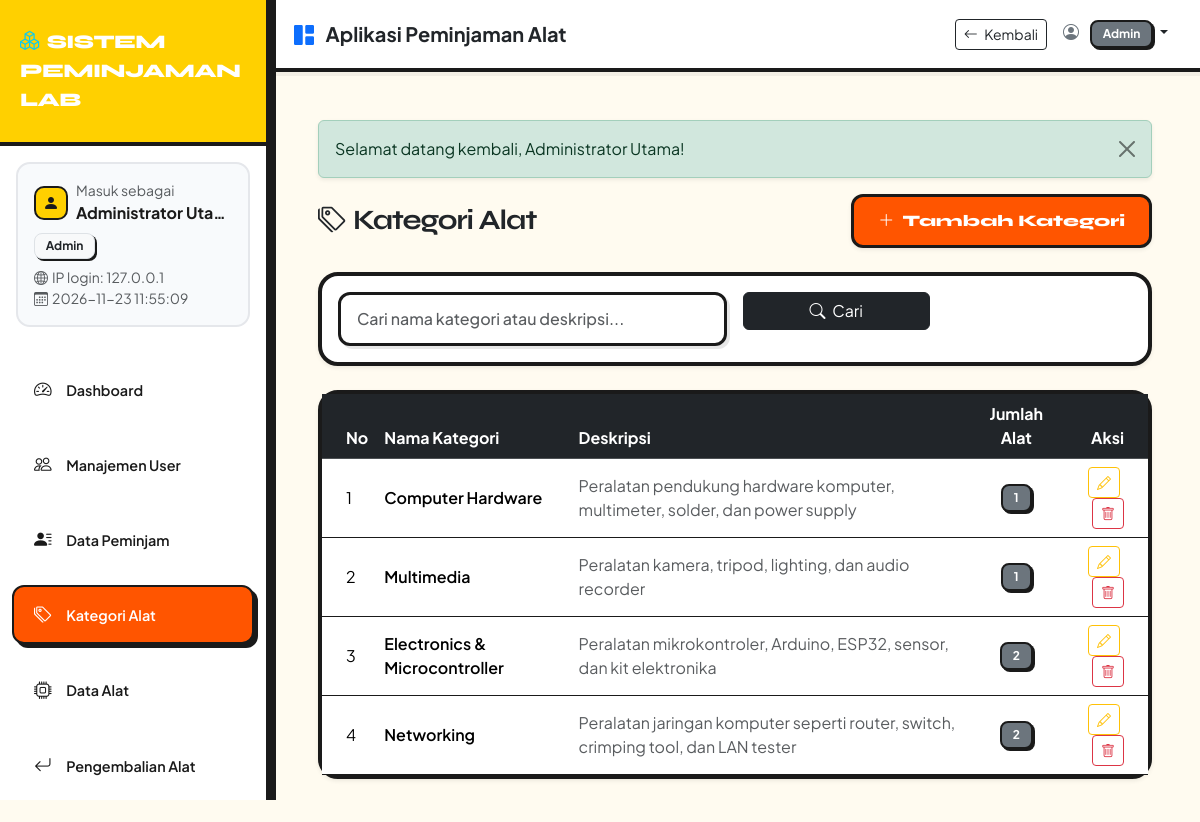
The page /public/index.php?route=admin/kategori (signed in) on the database its author committed.
### tables this page shows
CREATE TABLE kategori (
    id_kategori INT AUTO_INCREMENT PRIMARY KEY,
    nama_kategori VARCHAR(100) NOT NULL,
    deskripsi TEXT,
    created_at TIMESTAMP DEFAULT CURRENT_TIMESTAMP
);

### controllers/KategoriController.php (called while the page is built, shortened)
<?php
require_once __DIR__ . '/../models/Kategori.php';
class KategoriController {
    public function index() {
        $kategoriModel = new Kategori();
        $search = $_GET['search'] ?? '';
        $kategoris = $kategoriModel->getAll($search);
        $config = include __DIR__ . '/../config/app.php';
        require_once __DIR__ . '/../views/admin/kategori/index.php';
    }
}

### public/index.php (called while the page is built, shortened)
<?php
require_once __DIR__ . '/../config/app.php';
require_once __DIR__ . '/../routes/web.php';

### config/database.php (called while the page is built)
<?php
class Database {
    private static $instance = null;
    private $pdo;
    private $host = 'localhost';
    private $db_name = 'db_peminjaman';
    private $username = 'root';
    private $password = '';
    private function __construct() {
        try {
            $dsn = "mysql:host=" . $this->host . ";dbname=" . $this->db_name . ";charset=utf8mb4";
            $options = [
                PDO::ATTR_ERRMODE => PDO::ERRMODE_EXCEPTION,
                PDO::ATTR_DEFAULT_FETCH_MODE => PDO::FETCH_ASSOC,
                PDO::ATTR_EMULATE_PREPARES => false,
            ];
            $this->pdo = new PDO($dsn, $this->username, $this->password, $options);
        } catch(PDOException $e) {
            die("Koneksi Database Gagal: " . $e->getMessage());
        }
    }
    public static function getInstance() {
        if (self::$instance === null) {
            self::$instance = new self();
        }
        return self::$instance;
    }
    public function getConnection() {
        return $this->pdo;
    }
}

### models/Kategori.php (called while the page is built, shortened)
<?php
require_once __DIR__ . '/../config/database.php';
class Kategori {
    private $db;
    public function __construct() {
        $this->db = Database::getInstance()->getConnection();
    }
    public function getAll($search = null) {
        $sql = "SELECT k.*, (SELECT COUNT(*) FROM alat a WHERE a.id_kategori = k.id_kategori) as jumlah_alat FROM kategori k WHERE 1=1";
        $params = [];
        $sql .= " ORDER BY k.id_kategori DESC";
        $stmt = $this->db->prepare($sql);
        $stmt->execute($params);
        return $stmt->fetchAll();
    }
}

### config/app.php (called while the page is built)
<?php
return [
    'app_name' => 'Sistem Peminjaman Lab',
    'app_version' => '1.0.0',
    'base_url' => 'http://localhost/aplikasi-peminjaman/public',
    'denda_per_hari' => 5000.00
];

### views/admin/kategori/index.php (the view, shortened to what this page needs)
<?php
require_once __DIR__ . '/../../layouts/header.php';
require_once __DIR__ . '/../../layouts/sidebar.php';
require_once __DIR__ . '/../../layouts/navbar.php';
?>
<div class="d-flex justify-content-between align-items-center mb-4">
    <h3 class="fw-bold text-dark m-0"><i class="bi bi-tags me-2"></i>Kategori Alat</h3>
    <button type="button" class="btn btn-primary shadow-sm" data-bs-toggle="modal" data-bs-target="#modalTambahKategori">
        <i class="bi bi-plus-lg me-1"></i> Tambah Kategori
    </button>
</div>
<div class="card shadow-sm mb-4">
    <div class="card-body">
        <form method="GET" action="" class="row g-3">
            <div class="col-md-6">
                <input type="text" name="search" class="form-control" placeholder="Cari nama kategori atau deskripsi..." value="<?php echo htmlspecialchars($_GET['search'] ?? ''); ?>">
            </div>
            <div class="col-md-3">
                <button type="submit" class="btn btn-dark w-100"><i class="bi bi-search me-1"></i> Cari</button>
            </div>
        </form>
    </div>
</div>
<div class="card shadow-sm">
    <div class="card-body p-0">
        <div class="table-responsive">
            <table class="table table-hover align-middle mb-0">
                <thead class="table-dark">
                    <tr>
                        <th class="ps-4">No</th>
                        <th>Nama Kategori</th>
                        <th>Deskripsi</th>
                        <th class="text-center">Jumlah Alat</th>
                        <th class="text-end pe-4">Aksi</th>
                    </tr>
                </thead>
                <tbody>
                    <?php if (empty($kategoris)): ?>
                        <tr><td colspan="5" class="text-center py-4 text-muted">Tidak ada data kategori.</td></tr>
                    <?php else: ?>
                        <?php foreach ($kategoris as $index => $kat): ?>
                            <tr>
                                <td class="ps-4"><?php echo $index + 1; ?></td>
                                <td class="fw-semibold"><?php echo htmlspecialchars($kat['nama_kategori']); ?></td>
                                <td class="text-muted"><?php echo htmlspecialchars($kat['deskripsi']); ?></td>
                                <td class="text-center"><span class="badge bg-secondary"><?php echo $kat['jumlah_alat']; ?></span></td>
                                <td class="text-end pe-4">
                                    <button type="button" class="btn btn-sm btn-outline-warning me-1" data-bs-toggle="modal" data-bs-target="#modalEditKategori<?php echo $kat['id_kategori']; ?>" title="Edit">
                                        <i class="bi bi-pencil"></i>
                                    </button>
                                    <a href="<?php echo $config['base_url']; ?>/index.php?route=admin/kategori/delete&id=<?php echo $kat['id_kategori']; ?>" class="btn btn-sm btn-outline-danger" onclick="return confirm('Yakin ingin menghapus kategori ini?');" title="Hapus">
                                        <i class="bi bi-trash"></i>
                                    </a>
                                </td>
                            </tr>
                        <?php endforeach; ?>
                    <?php endif; ?>
                </tbody>
            </table>
        </div>
    </div>
</div>
<?php require_once __DIR__ . '/../../layouts/footer.php'; ?>

### views/layouts/header.php (style rules this page uses)
:root { --ov-bg: #fffbf0; --ov-surface: #ffffff; --ov-text: #1a1a1a; --ov-muted: #666666; --ov-border: #1a1a1a; --ov-accent: #ff5500; --ov-yellow: #ffd000; }
body { background-color: var(--ov-bg); color: var(--ov-text); font-family: 'Plus Jakarta Sans', sans-serif; min-height: 100vh; }
h1, h2, h3, h4, h5, .brand-font { font-family: 'Syne', sans-serif; font-weight: 800; letter-spacing: -0.04em; }
.card { background-color: var(--ov-surface); border: 4px solid var(--ov-border); border-radius: 20px; box-shadow: 6px 6px 0 0 var(--ov-border); transition: all 0.15s ease; }
.table { color: var(--ov-text) !important; border-color: var(--ov-border) !important; }
.form-control, .form-select { background-color: #ffffff; border: 3px solid var(--ov-border); border-radius: 12px; color: var(--ov-text); font-weight: 500; padding: 0.75rem 1rem; box-shadow: 3px 3px 0 0 rgba(26, 26, 26, 0.1); }
.btn-primary { background-color: var(--ov-accent); border: 3px solid var(--ov-border); border-radius: 12px; font-family: 'Syne', sans-serif; font-weight: 800; padding: 0.75rem 1.5rem; box-shadow: 4px 4px 0 0 var(--ov-border); transition: all 0.15s ease; color: #fff; }
.badge { border: 2px solid var(--ov-border); border-radius: 8px; font-weight: 700; padding: 0.5em 0.9em; box-shadow: 2px 2px 0 0 var(--ov-border); }

### rows shown on the page
kategori: nama_kategori "Computer Hardware", deskripsi "Peralatan pendukung hardware komputer, multimeter, solder, dan power supply", jumlah_alat "1"
kategori: nama_kategori "Multimedia", deskripsi "Peralatan kamera, tripod, lighting, dan audio recorder", jumlah_alat "1"
kategori: nama_kategori "Electronics & Microcontroller", deskripsi "Peralatan mikrokontroler, Arduino, ESP32, sensor, dan kit elektronika", jumlah_alat "2"
kategori: nama_kategori "Networking", deskripsi "Peralatan jaringan komputer seperti router, switch, crimping tool, dan LAN tester", jumlah_alat "2"

### other values the page prints
$_SESSION['nama_lengkap'] "Administrator Uta…"
$role "Admin"
$_SESSION['login_ip'] "127.0.0.1"
$_SESSION['login_at'] "2026-11-23 11:55:09"
$_SESSION['role'] "Admin"
$flash['message'] "Selamat datang kembali, Administrator Utama!"
